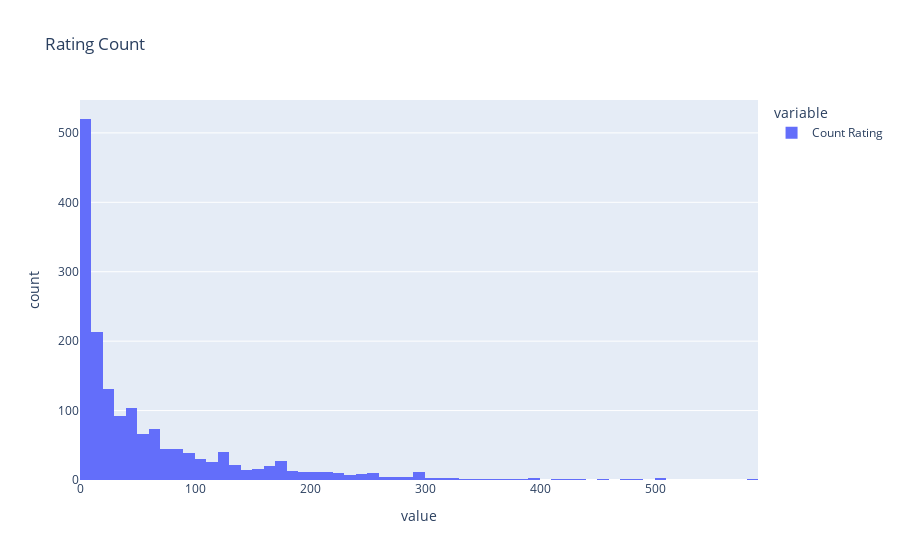

Source (notebook cell):
### Code cell
plt.figure(figsize=(10,4))
Rating['Count Rating'].hist(bins=70,title='Rating Count')

### Figure 1 — Plotly figure (JSON) as saved in the notebook; plotly's stock layout.template omitted (floating-point values rounded to 4 significant figures; data arrays with more than 128 entries replaced by an {"elided": "..."} marker saying what was removed)
{"data": [{"alignmentgroup": "True", "bingroup": "x", "hovertemplate": "variable=Count Rating<br>value=%{x}<br>count=%{y}<extra></extra>", "legendgroup": "Count Rating", "marker": {"color": "#636efa"}, "name": "Count Rating", "offsetgroup": "Count Rating", "orientation": "v", "showlegend": true, "type": "histogram", "x": {"elided": "1664 int values"}, "xaxis": "x", "yaxis": "y"}], "layout": {"barmode": "relative", "legend": {"title": {"text": "variable"}, "tracegroupgap": 0}, "title": {"text": "Rating Count"}, "xaxis": {"anchor": "y", "domain": [0, 1], "title": {"text": "value"}}, "yaxis": {"anchor": "x", "domain": [0, 1], "title": {"text": "count"}}}}
